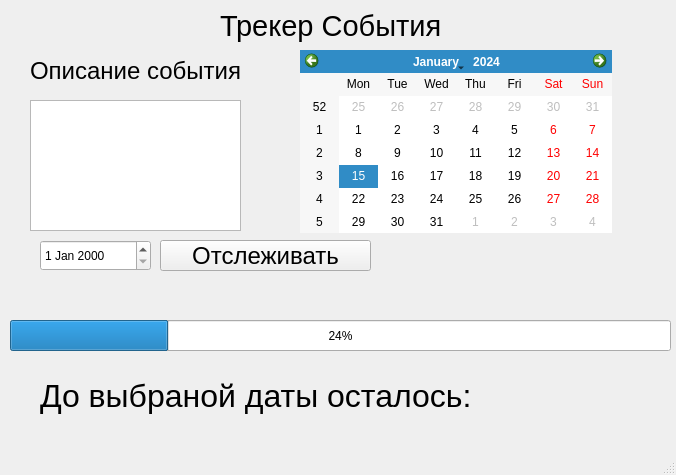
<?xml version="1.0" encoding="UTF-8"?>
<ui version="4.0">
 <class>MainWindow</class>
 <widget class="QMainWindow" name="MainWindow">
  <property name="geometry">
   <rect>
    <x>0</x>
    <y>0</y>
    <width>676</width>
    <height>475</height>
   </rect>
  </property>
  <property name="windowTitle">
   <string>MainWindow</string>
  </property>
  <widget class="QWidget" name="centralwidget">
   <widget class="QLabel" name="label">
    <property name="geometry">
     <rect>
      <x>220</x>
      <y>0</y>
      <width>251</width>
      <height>51</height>
     </rect>
    </property>
    <property name="font">
     <font>
      <pointsize>22</pointsize>
     </font>
    </property>
    <property name="text">
     <string>Трекер События</string>
    </property>
   </widget>
   <widget class="QCalendarWidget" name="calendarWidget">
    <property name="geometry">
     <rect>
      <x>300</x>
      <y>50</y>
      <width>312</width>
      <height>183</height>
     </rect>
    </property>
   </widget>
   <widget class="QProgressBar" name="progressBar">
    <property name="geometry">
     <rect>
      <x>10</x>
      <y>320</y>
      <width>661</width>
      <height>31</height>
     </rect>
    </property>
    <property name="value">
     <number>24</number>
    </property>
   </widget>
   <widget class="QPlainTextEdit" name="plainTextEdit">
    <property name="geometry">
     <rect>
      <x>30</x>
      <y>100</y>
      <width>211</width>
      <height>131</height>
     </rect>
    </property>
   </widget>
   <widget class="QLabel" name="label_2">
    <property name="geometry">
     <rect>
      <x>30</x>
      <y>50</y>
      <width>221</width>
      <height>41</height>
     </rect>
    </property>
    <property name="font">
     <font>
      <pointsize>18</pointsize>
     </font>
    </property>
    <property name="text">
     <string>Описание события</string>
    </property>
   </widget>
   <widget class="QPushButton" name="pushButton">
    <property name="geometry">
     <rect>
      <x>160</x>
      <y>240</y>
      <width>211</width>
      <height>31</height>
     </rect>
    </property>
    <property name="font">
     <font>
      <pointsize>18</pointsize>
     </font>
    </property>
    <property name="text">
     <string>Отслеживать</string>
    </property>
   </widget>
   <widget class="QDateEdit" name="dateEdit">
    <property name="geometry">
     <rect>
      <x>40</x>
      <y>240</y>
      <width>111</width>
      <height>31</height>
     </rect>
    </property>
   </widget>
   <widget class="QLabel" name="label_3">
    <property name="geometry">
     <rect>
      <x>40</x>
      <y>360</y>
      <width>581</width>
      <height>71</height>
     </rect>
    </property>
    <property name="font">
     <font>
      <pointsize>24</pointsize>
     </font>
    </property>
    <property name="text">
     <string>До выбраной даты осталось:</string>
    </property>
   </widget>
  </widget>
  <widget class="QMenuBar" name="menubar">
   <property name="geometry">
    <rect>
     <x>0</x>
     <y>0</y>
     <width>676</width>
     <height>21</height>
    </rect>
   </property>
  </widget>
  <widget class="QStatusBar" name="statusbar"/>
 </widget>
 <resources/>
 <connections/>
</ui>
